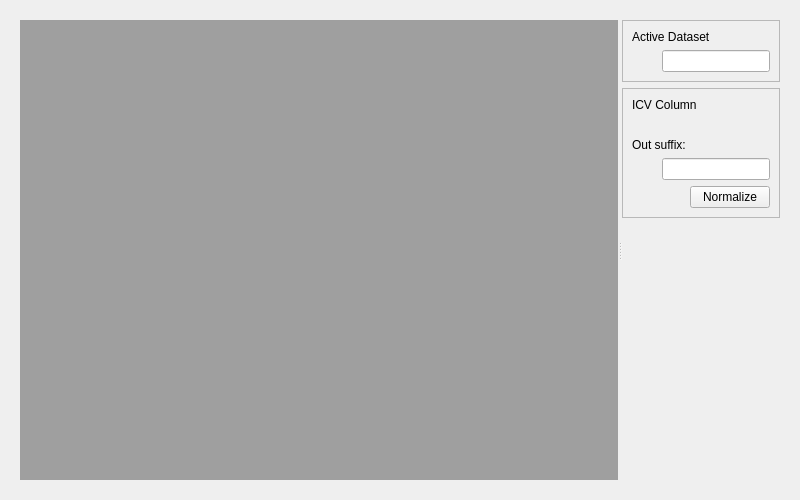
<?xml  version="1.0"  encoding="UTF-8"?>
<ui  version="4.0">
  <class>Form</class>
  <widget  class="QWidget"  name="Form">
    <property  name="geometry">
      <rect>
        <x>0</x>
        <y>0</y>
        <width>800</width>
        <height>500</height>
      </rect>
    </property>
    <property  name="windowTitle">
      <string>Form</string>
    </property>
    
    <layout  class="QVBoxLayout"  name="vlMain">
      <item>
        
        <widget class="QWidget" name="verticalLayoutWidget">
    
    
            <layout  class="QHBoxLayout"  name="horizontalLayout">
            <item>
                <widget  class="QSplitter"  name="splitter">
                <property  name="orientation">
                    <enum>Qt::Horizontal</enum>
                </property>
                
                <widget  class="QWidget"  name="wViewer">
                    <property  name="sizePolicy">
                    <sizepolicy  hsizetype="Preferred"  vsizetype="Preferred">
                        <horstretch>8</horstretch>
                        <verstretch>0</verstretch>
                    </sizepolicy>
                    </property>
                    <layout  class="QVBoxLayout"  name="vlViewer">
                    <item>
                        <widget  class="QMdiArea"  name="mdiArea"/>
                    </item>
                    </layout>
                </widget>
                
                <widget  class="QWidget"  name="wOptions">
                    <property  name="sizePolicy">
                    <sizepolicy  hsizetype="Minimum"  vsizetype="Minimum">
                        <horstretch>1</horstretch>
                        <verstretch>0</verstretch>
                    </sizepolicy>
                    </property>
                
                    <layout  class="QVBoxLayout"  name="vlOptions">

                    <item>
                        <widget  class="QFrame"  name="wActiveDset">
                        <property  name="frameShape">
                            <enum>QFrame::StyledPanel</enum>
                        </property>
                        <property  name="frameShadow">
                            <enum>QFrame::Raised</enum>
                        </property>
                        <property  name="lineWidth">
                            <number>8</number>
                        </property>

                        <layout  class="QVBoxLayout"  name="vlActiveDset">
                            
                            <item>
                            <widget  class="QLabel"  name="label_activeDset">
                                <property  name="text">
                                <string>Active Dataset</string>
                                </property>
                            </widget>
                            </item>

                            <item>
                            <layout  class="QHBoxLayout"  name="horizontalLayout_5">
                                <item>
                                <spacer  name="horizontalSpacer_5">
                                    <property  name="orientation">
                                    <enum>Qt::Horizontal</enum>
                                    </property>
                                    
                                    <property name="sizeType">
                                        <enum>QSizePolicy::Fixed</enum>
                                    </property>
                                    
                                    <property  name="sizeHint"  stdset="0">
                                    <size>
                                        <width>30</width>
                                        <height>20</height>
                                    </size>
                                    </property>
                                </spacer>
                                </item>
                                <item>
                                    <widget  class="QLineEdit"  name="edit_activeDset">
                                        <property  name="text">
                                        <string> </string>
                                        </property>
                                    </widget>
                                </item>
                            </layout>
                            </item>

                        </layout>
                        </widget>
                    </item>
                    
                    <item>
                        <widget  class="QFrame"  name="wNormVars">
                        
                        <property  name="frameShape">
                            <enum>QFrame::StyledPanel</enum>
                        </property>
                        <property  name="frameShadow">
                            <enum>QFrame::Raised</enum>
                        </property>
                        <property  name="lineWidth">
                            <number>8</number>
                        </property>
                        
                        <layout  class="QVBoxLayout"  name="vlNormalize">

                            <item>
                            <widget  class="QLabel"  name="label_select">
                                <property  name="text">
                                <string>ICV Column</string>
                                </property>
                            </widget>
                            </item>
                            
                            <item>
                            <layout  class="QHBoxLayout"  name="hlDivideBy">
                                <item>
                                <spacer  name="horizontalSpacer_5">
                                    <property  name="orientation">
                                    <enum>Qt::Horizontal</enum>
                                    </property>
                                    
                                    <property name="sizeType">
                                        <enum>QSizePolicy::Fixed</enum>
                                    </property>                                    
                                    
                                    <property  name="sizeHint"  stdset="0">
                                    <size>
                                        <width>30</width>
                                        <height>20</height>
                                    </size>
                                    </property>
                                </spacer>
                                </item>
                                <item>
                                <layout  class="QVBoxLayout"  name="vlComboNormVar"/>
                                </item>
                            </layout>
                            </item>
                            
                            <item>
                            <widget  class="QLabel"  name="label_select2">
                                <property  name="text">
                                <string>Out suffix: </string>
                                </property>
                            </widget>
                            </item>
                            
                            <item>
                            <layout  class="QHBoxLayout"  name="horizontalLayout_6">
                                <item>
                                <spacer  name="horizontalSpacer_6">
                                    <property  name="orientation">
                                    <enum>Qt::Horizontal</enum>
                                    </property>
                                    
                                    <property name="sizeType">
                                        <enum>QSizePolicy::Fixed</enum>
                                    </property>
                                    
                                    <property  name="sizeHint"  stdset="0">
                                    <size>
                                        <width>30</width>
                                        <height>20</height>
                                    </size>
                                    </property>
                                </spacer>
                                </item>
                                <item>
                                    <widget  class="QLineEdit"  name="edit_out_suff">
                                    </widget>
                                </item>
                            </layout>
                            </item>                            
                            
                            <item>
                            <layout  class="QHBoxLayout"  name="horizontalLayout_8">

                            <item>
                                <spacer  name="horizontalSpacer_8">
                                <property  name="orientation">
                                    <enum>Qt::Horizontal</enum>
                                </property>
                                <property  name="sizeHint"  stdset="0">
                                    <size>
                                    <width>40</width>
                                    <height>20</height>
                                    </size>
                                </property>
                                </spacer>
                            
                            
                            </item>
                            
                            <item>
                                <widget  class="QPushButton"  name="normalizeBtn">
                                <property  name="text">
                                    <string>Normalize</string>
                                </property>
                                </widget>
                            </item>
                            
                            </layout>
                            </item>
                            
                        </layout>
                        </widget>
                    </item>
                    
                    <item>
                        <spacer  name="verticalSpacer">
                        <property  name="orientation">
                            <enum>Qt::Vertical</enum>
                        </property>
                        <property  name="sizeHint"  stdset="0">
                            <size>
                            <width>20</width>
                            <height>40</height>
                            </size>
                        </property>
                        </spacer>
                    </item>
                    
                    </layout>
                </widget>
                </widget>
            </item>
            </layout>
            

        </widget>
      </item>

      </layout>

            
  </widget>
  <resources/>
  <connections/>
</ui>
